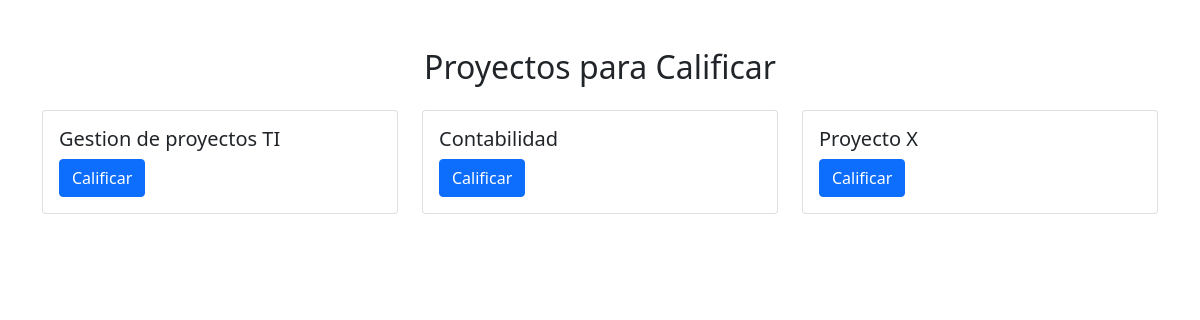
Page /home.php (signed in) on the committed database.
### tables this page shows
CREATE TABLE `proyectos` (
  `id` int(11) NOT NULL,
  `nombre` varchar(255) NOT NULL,
  `descripcion` text DEFAULT NULL,
  `fecha_creacion` timestamp NOT NULL DEFAULT current_timestamp(),
  `estado` tinyint(1) DEFAULT NULL
);

### home.php (the view, shortened to what this page needs)
<?php
$host = "localhost";
$user = "root";
$password = "";
$dbname = "votaciones";
$conexion = new mysqli($host, $user, $password, $dbname);
$evaluado = false;
$sql_proyectos = "SELECT id, nombre FROM proyectos";
$result_proyectos = $conexion->query($sql_proyectos);
?>
<!DOCTYPE html>
<html lang="es">
<head>
    <link href="https://cdn.jsdelivr.net/npm/bootstrap@5.0.2/dist/css/bootstrap.min.css" rel="stylesheet">
</head>
<body class="container mt-5">
    <h2 class="text-center mb-4">Proyectos para Calificar</h2>
    <div class="row">
        <?php while ($row = $result_proyectos->fetch_assoc()): ?>
            <div class="col-md-4 mb-3">
                <div class="card">
                    <div class="card-body">
                        <h5 class="card-title"><?php echo $row['nombre']; ?></h5>
                        <?php if ($evaluado): ?>
                            <button class="btn btn-secondary" disabled>Calificado</button>
                        <?php else: ?>
                            <button class="btn btn-primary" data-bs-toggle="modal" data-bs-target="#confirmModal" data-proyecto-id="<?php echo $row['id']; ?>" data-proyecto-nombre="<?php echo $row['nombre']; ?>">Calificar</button>
                        <?php endif; ?>
                    </div>
                </div>
            </div>
        <?php endwhile; ?>
    </div>
</body>
</html>

### rows in the picture
proyectos: nombre "Gestion de proyectos TI"
proyectos: nombre "Contabilidad"
proyectos: nombre "Proyecto X"
